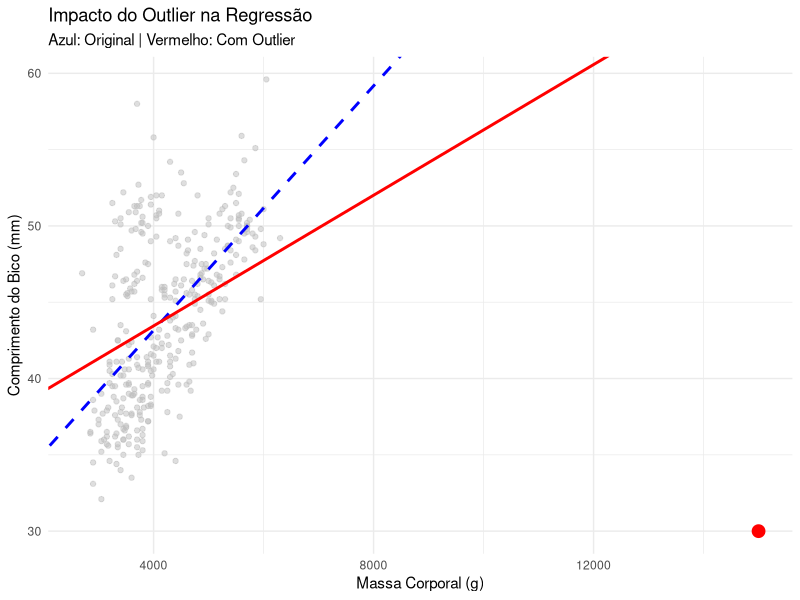

Generate this figure with R:
library(palmerpenguins)
library(ggplot2)
library(dplyr)


dados_originais <- na.omit(penguins)

# Criar os dados modificados
dados_mod <- dados_originais

dados_mod$body_mass_g[1] <- 15000
dados_mod$bill_length_mm[1] <- 30


modelo_original <- lm(bill_length_mm ~ body_mass_g, data = dados_originais)
modelo_modificado <- lm(bill_length_mm ~ body_mass_g, data = dados_mod)


get_metrics <- function(modelo) {
  s <- summary(modelo)
  rmse <- sqrt(mean(residuals(modelo)^2))
  c(Intercepto = coef(modelo)[1],
    Inclinacao = coef(modelo)[2],
    R2 = s$r.squared,
    RMSE = rmse)
}

metricas_orig <- get_metrics(modelo_original)
metricas_mod <- get_metrics(modelo_modificado)


comparacao <- data.frame(
  Original = metricas_orig,
  Modificado = metricas_mod
)
print(comparacao)


ggplot(dados_mod, aes(x = body_mass_g, y = bill_length_mm)) +
  geom_point(alpha = 0.5, color = "grey") +
  geom_point(data = dados_mod[1,], color = "red", size = 4) +
  geom_abline(intercept = coef(modelo_original)[1],
              slope = coef(modelo_original)[2],
              color = "blue", size = 1, linetype = "dashed") +

  geom_abline(intercept = coef(modelo_modificado)[1],
              slope = coef(modelo_modificado)[2],
              color = "red", size = 1) +
  labs(
    title = "Impacto do Outlier na Regressão",
    subtitle = "Azul: Original | Vermelho: Com Outlier",
    x = "Massa Corporal (g)",
    y = "Comprimento do Bico (mm)"
  ) +
  theme_minimal()
